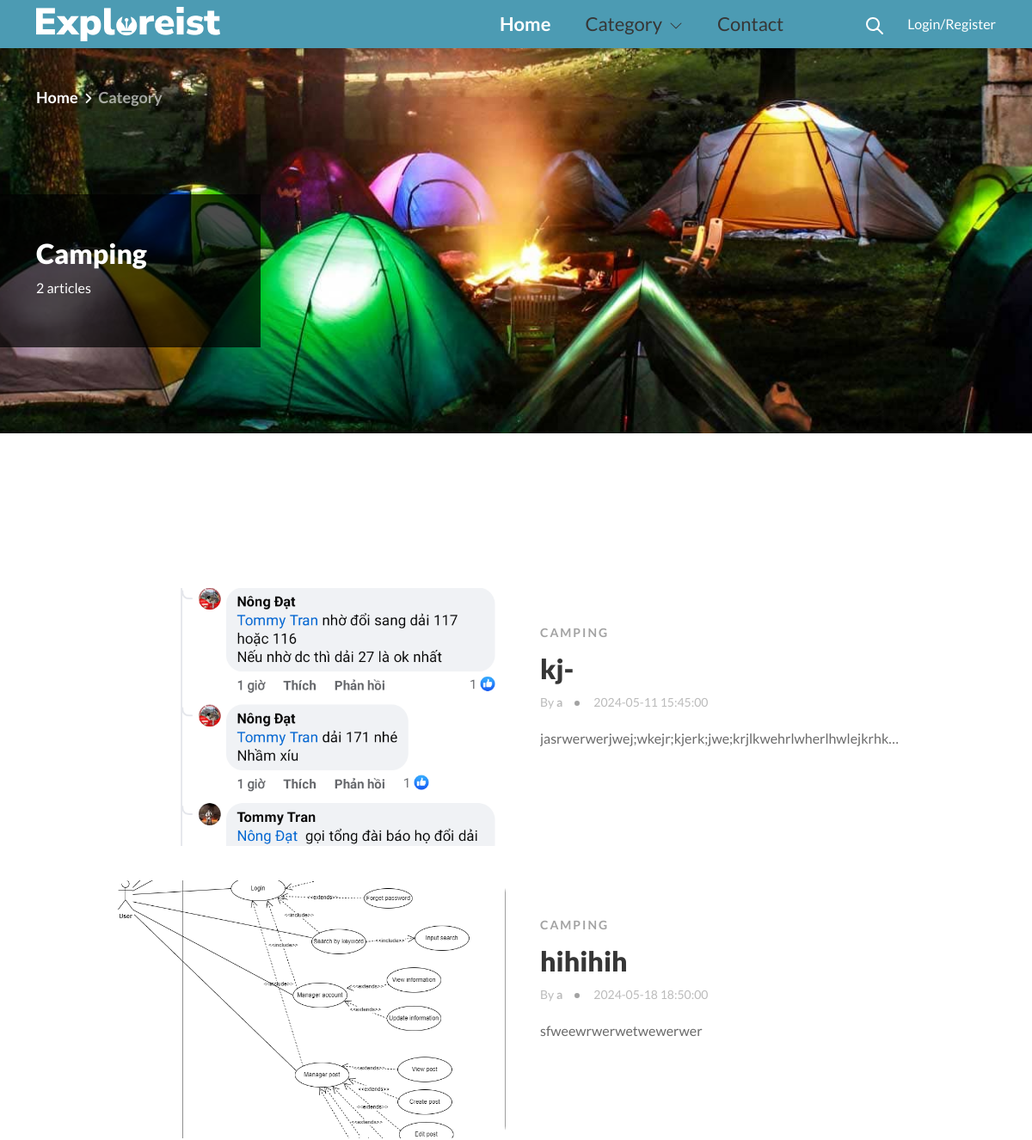
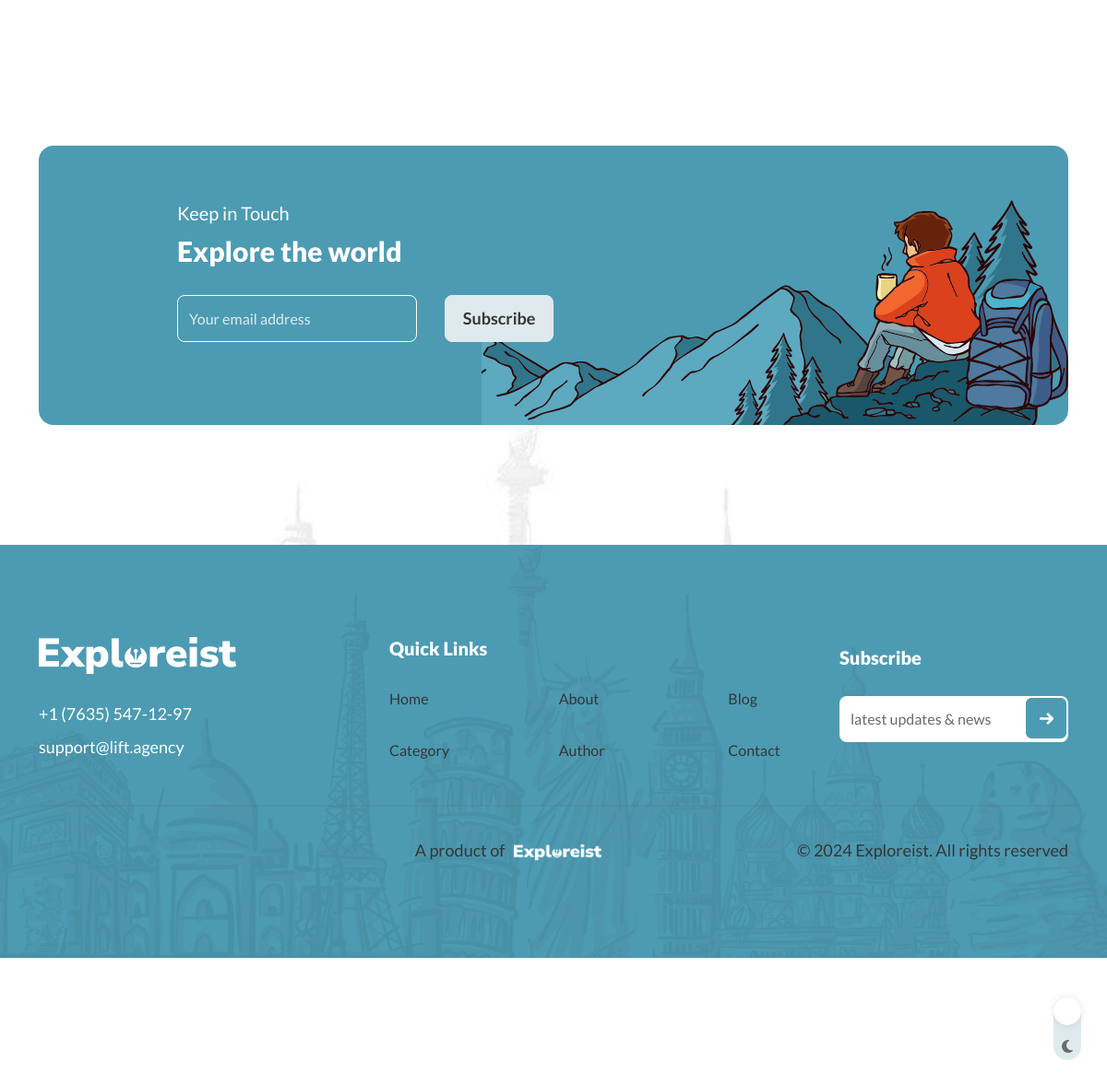
/category.php?id=1, run on the app's committed database (2 pictures, top to bottom).
### tables this page shows
CREATE TABLE `categories` (
  `CategoriesID` int(11) NOT NULL,
  `Name` varchar(255) NOT NULL,
  `Image` varchar(255) NOT NULL
);

CREATE TABLE `post` (
  `PostID` int(11) NOT NULL,
  `Title` varchar(255) NOT NULL,
  `Content` varchar(1000) NOT NULL,
  `PostDate` datetime NOT NULL,
  `UserID` int(11) NOT NULL,
  `CategoriesID` int(11) NOT NULL,
  `Image` varchar(255) NOT NULL
);

CREATE TABLE `users` (
  `UserID` int(10) NOT NULL,
  `UserName` varchar(255) NOT NULL,
  `DOB` datetime DEFAULT NULL,
  `Email` varchar(100) DEFAULT NULL,
  `FullName` varchar(255) DEFAULT NULL,
  `Password` varchar(500) NOT NULL
);

### func.php (called while the page is built, shortened)
<?php
function GetCategoryById($CategoriesID) {
    global $conn;
    $sql = "SELECT * FROM categories WHERE CategoriesID = '$CategoriesID'";
    $rs = mysqli_query($conn, $sql);
    if (mysqli_num_rows($rs) > 0) {
        return $rs;
    }
    return null;
}
function GetAllPostsByCategoryID($CategoriesID) {
    global $conn;
    $sql = "SELECT * FROM post WHERE CategoriesID = '$CategoriesID'";
    $rs = mysqli_query($conn, $sql);
    if (mysqli_num_rows($rs) > 0) {
        return $rs;
    }
    return null;
}
function CountPostInCategory($CategoryID) {
    global $conn;
    $sql = "SELECT * FROM post WHERE CategoriesID = '$CategoryID'";
    $rs = mysqli_query($conn, $sql);
    if (mysqli_num_rows($rs) > 0) {
        return mysqli_num_rows($rs);
    }
    return 0;
}
function GetNameOfUserInPost($UserID) {
    global $conn;
    $sql = "SELECT FullName FROM users WHERE UserID = '$UserID'";
    $rs = mysqli_query($conn, $sql);
    if (mysqli_num_rows($rs) > 0) {
        return mysqli_fetch_assoc($rs);
    }
    return null;
}
?>

### category.php (the view, shortened to what this page needs)
<!doctype html>
<html lang="en">
<head>
</head>
<body>
    <div class="page">
        <?php
        include("./layouts/header.php");
        if ($_GET['id'] && isset($_GET['id'])) {
            $id = $_GET['id'];
        } else {
            die("Not found id of category");
        }
        ?>
        <div class="dark-light-theme-btn" id="toggleBtn">
            <span class="light-icon"><i class="fa-light fa-sun-bright"></i></span>
            <span class="dark-icon"><i class="fa-solid fa-moon"></i></span>
        </div>
        <?php
        $RsCategory = GetCategoryById($id);
        $Category = mysqli_fetch_array($RsCategory);
        ?>
        <div class="main" data-bs-spy="scroll" data-bs-target="#navContentmenu" data-bs-root-margin="0px 0px -50%" data-bs-smooth-scroll="true">
            <section class="section-banner category-1 position-relative overlay">
                <div class="category-wrapper category-wrapper-1 mx-auto position-relative parallax" style="background-image: url('./public/images/categories/<?php echo $Category['Image']; ?>');">
                    <div class="container">
                        <nav aria-label="breadcrumb ">
                            <ol class="breadcrumb mb-100">
                                <li class="breadcrumb-item breadcrumb-style-3"><a href="index.html">Home</a></li>
                                <li class="breadcrumb-item breadcrumb-style-3 active" aria-current="page">Category</li>
                            </ol>
                        </nav>
                        <div class="row">
                            <div class="col-lg-3 col-md-4 col-sm-6">
                                <div class="category-title-style-1 text-start category-title-bg-position">
                                    <h2 class="text-white">
                                        <?php
                                        echo $Category['Name'];
                                        ?>
                                    </h2>
                                    <p class="text-white">
                                        <?php
                                        echo CountPostInCategory($id);
                                        ?>
                                        articles
                                    </p>
                                </div>
                            </div>
                        </div>
                    </div>
                </div>
            </section>
            <?php
            $listPostOfCategory = GetAllPostsByCategoryID($id);
            ?>
            <section class="section-blog py-4 py-sm-5 py-md-60 py-lg-100">
                <div class="container">
                    <div class="row justify-content-center">
                        <div class="col-md-10">
                            <div class="d-flex flex-column justify-content-center gap-lg-40 g gap-md-30 gap-10  mb-lg-60 mb-30">
                                <?php
                                foreach ($listPostOfCategory as $post) {
                                ?>
                                    <div class="card card-style-5">
                                        <div class="row align-items-center  justify-content-center">
                                            <div class="col-lg-6">
                                                <div class="card-image-wrapper">
                                                    <a href="./post-detail.php?id=<?php echo $post['PostID']; ?>"><img src="./public/images/<?php echo $post['Image']; ?>" data-src="./public/images/<?php echo $post['Image']; ?>" class="card-img-top" alt="camping"></a>
                                                </div>
                                            </div>
                                            <div class="col-lg-6">
                                                <div class="card-body">
                                                    <div class="card-header text-uppercase">
                                                        <a href="./category.php?id=<?php echo $post['CategoriesID']; ?>">
                                                            <?php
                                                            echo $Category['Name'];
                                                            ?>
                                                        </a>
                                                    </div>
                                                    <h2 class="fs-2 card-title"><a href="./post-detail.php?id=<?php echo $post['PostID']; ?>" class="blog-title"><?php echo $post['Title']; ?></a></h2>
                                                    <ul class="list-unstyled card-meta lead  small">
                                                        <li>By <a class="fw-bold"><?php echo GetNameOfUserInPost($post['UserID'])["FullName"]; ?></a></li>
                                                        <li><?php echo $post['PostDate']; ?></li>
                                                    </ul>
                                                    <p class="card-text"><?php echo $post['Content']; ?></p>
                                                </div>
                                            </div>
                                        </div>
                                    </div>
                                <?php
                                }
                                ?>
                            </div>
                        </div>
                    </div>
                </div>
            </section>
            <section class="section-cta">
                <div class="container">
                    <div class="cta-area pt-lg-60 pb-lg-90 pt-30 pb-30">
                        <div class="col-lg-6">
                            <div class="cta-content pl-lg-100">
                                <p class="fs-6 text-white mb-10">Keep in Touch</p>
                                <h3 class=" fs-3 text-white  mb-30 ">Explore the world</h3>
                                <form>
                                    <div class="form-group d-flex gap-30">
                                        <input type="email" class="form-control" name="email" placeholder="Your email address" required>
                                        <button type="submit" class="btn btn-secondary">Subscribe</button>
                                    </div>
                                </form>
                            </div>
                        </div>
                    </div>
                </div>
            </section>
        </div>
        <footer class="section-footer section-footer-2  parallax pt-40 pt-md-60 pt-lg-130">
            <?php
            include("./layouts/footer.php");
            ?>
        </footer>
    </div>
</body>
</html>

### data on the page
categories: Image (picture), Name "Camping"
post: Image (picture), CategoriesID.Name "CAMPING", Title "kj-", UserID.FullName "a", PostDate "2024-05-11 15:45:00", Content "jasrwerwerjwej;wkejr;kjerk;jwe;krjlkwehrlwherlhwlejkrhk…"
post: Image (picture), CategoriesID.Name "CAMPING", Title "hihihih", UserID.FullName "a", PostDate "2024-05-18 18:50:00", Content "sfweewrwerwetwewerwer"

### other printed values
CountPostInCategory($id) "2"
